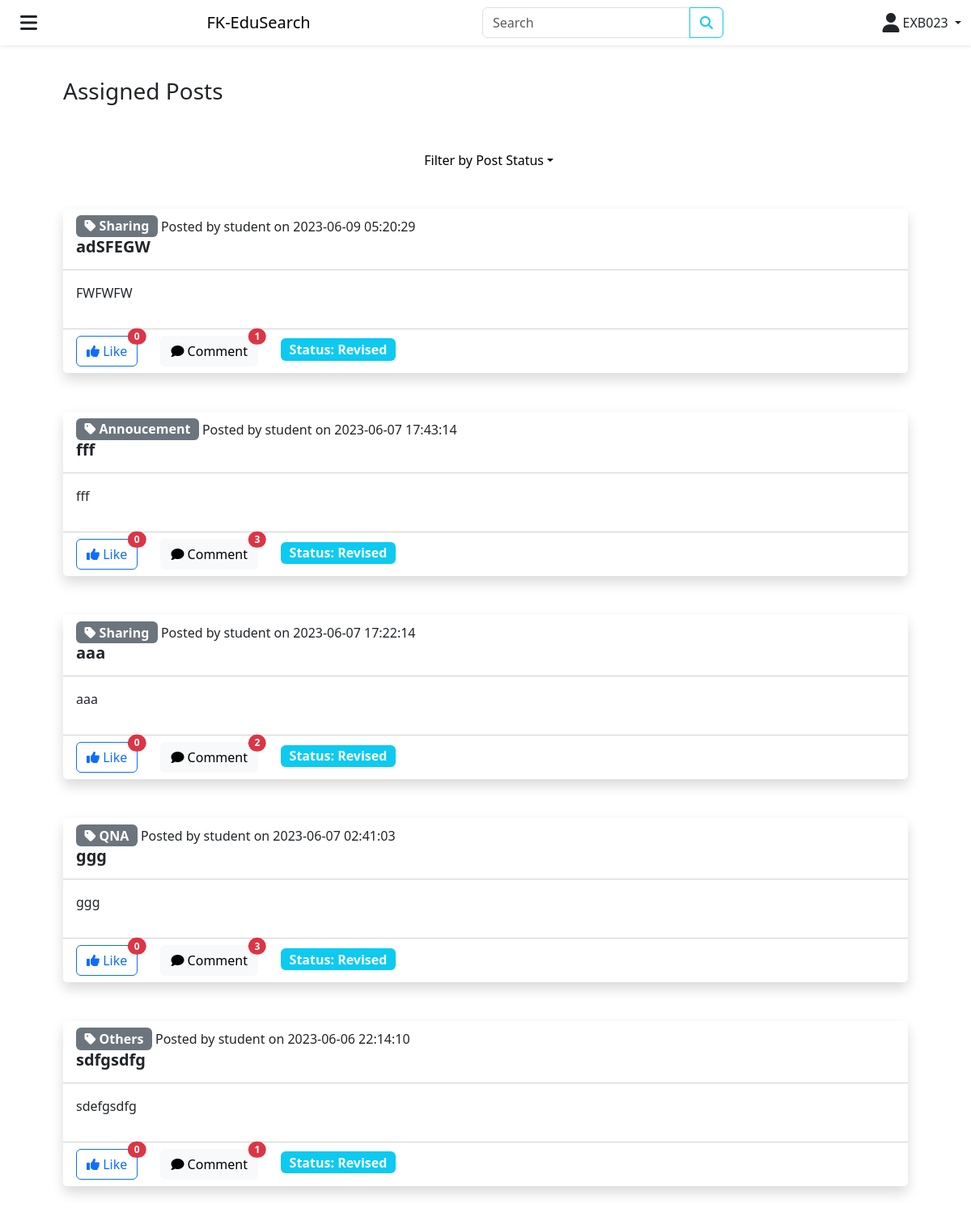
/assignedPost.php (signed in), run on the app's committed database.
### tables this page shows
CREATE TABLE `post` (
  `PostID` bigint(255) NOT NULL,
  `UserID` bigint(255) NOT NULL,
  `PostStatus` varchar(9) NOT NULL,
  `PostTitle` varchar(25) NOT NULL,
  `PostContent` varchar(255) NOT NULL,
  `PostCategory` varchar(25) NOT NULL,
  `ExpertID` varchar(10) NOT NULL,
  `PostCreated` timestamp NOT NULL DEFAULT current_timestamp(),
  `PostUpdated` timestamp NOT NULL DEFAULT current_timestamp() ON UPDATE current_timestamp()
);

CREATE TABLE `user` (
  `UserID` bigint(255) NOT NULL,
  `UserName` varchar(100) NOT NULL,
  `UserPassword` varchar(255) NOT NULL,
  `UserEmail` varchar(100) NOT NULL,
  `UserSocialMedia` varchar(100) NOT NULL,
  `UserResearchArea` varchar(100) NOT NULL,
  `StaffID` varchar(10) NOT NULL,
  `StudentID` varchar(10) NOT NULL,
  `ExpertID` varchar(10) NOT NULL,
  `UserRole` tinyint(1) NOT NULL,
  `ResearchTopic` varchar(25) NOT NULL,
  `ExpertAreaOfExpertise` varchar(255) NOT NULL,
  `ExpertCV` varchar(255) NOT NULL,
  `ExpertAccountStatus` tinyint(4) NOT NULL,
  `ExpertRatings` float NOT NULL,
  `PublicationID` bigint(255) NOT NULL,
  `UserCreated` timestamp NOT NULL DEFAULT current_timestamp(),
  `UserUpdated` timestamp NOT NULL DEFAULT current_timestamp() ON UPDATE current_timestamp()
);

### assignedPost.php (the view, shortened to what this page needs)
<?php
require './config/db.php';
?>
<!DOCTYPE html>
<html lang="en">
<head>
	<link rel="stylesheet" href="./node_modules/bootstrap/dist/css/bootstrap.min.css">
	<link rel="stylesheet" href="./node_modules/@fortawesome/fontawesome-free/css/all.min.css">
</head>
<body>
	<?php require "layouts/navbar.php" ?>
	<div class="container p-5 m-5 mx-auto">
		<div class="row g-5">
			<div class="col-12">
				<h3>Assigned Posts</h3>
			</div>
			<div class="col-12">
				<div class="dropdown d-flex align-items-center justify-content-center text-center">
			    <a class="dropdown-toggle d-flex align-items-center text-decoration-none text-black" href="#" role="button" id="filterDropdown" data-bs-toggle="dropdown" aria-haspopup="true" aria-expanded="false">
			      <i class="gg-format-center"></i> &nbsp; Filter by Post Status
			    </a>
			  </div>
			</div>
			<?php
      $expert_id = $_SESSION['id'];
			if(isset($_GET['post_status']) && $_GET['post_status'] == "Accepted") :
			  $stmt = $conn->prepare('SELECT * FROM post JOIN user ON post.UserID = user.UserID WHERE post.ExpertID = :expert_id AND post.PostStatus = "Accepted" ORDER BY post.PostID DESC');
			elseif (isset($_GET['post_status']) && $_GET['post_status'] == "Revised") :
			  $stmt = $conn->prepare('SELECT * FROM post JOIN user ON post.UserID = user.UserID WHERE post.ExpertID = :expert_id AND post.PostStatus = "Revised" ORDER BY post.PostID DESC');
			elseif (isset($_GET['post_status']) && $_GET['post_status'] == "Completed") :
			  $stmt = $conn->prepare('SELECT * FROM post JOIN user ON post.UserID = user.UserID WHERE post.ExpertID = :expert_id AND post.PostStatus = "Completed" ORDER BY post.PostID DESC');
			elseif (!isset($_GET['post_status'])) :
				$stmt = $conn->prepare('SELECT * FROM post JOIN user ON post.UserID = user.UserID WHERE post.ExpertID = :expert_id ORDER BY post.PostID DESC');
			endif;
      $stmt->bindParam(':expert_id', $expert_id);
			$stmt->execute();
			$result = $stmt->fetchAll(PDO::FETCH_OBJ);
			foreach($result as $row) :
			?>
			<div class="col-12">
				<div class="card border-0 shadow">
					<div class="card-header bg-white">
						<div class="row">
							<div class="col-11">
								<span class="badge bg-secondary fs-6"><i class="fa-solid fa-tag"></i> <?php echo $row->PostCategory; ?></span>
								Posted by <?php echo $row->UserName; ?> on <?php echo $row->PostCreated; ?>
							</div>
							<div class="col-12">
								<h5 class="card-title fw-semibold"><?php echo $row->PostTitle; ?></h5>
							</div>
						</div>
					</div>
					<div class="card-body">
						<p><?php echo $row->PostContent; ?></p>
					</div>
					<div class="card-footer bg-white">
						<a class="btn btn-outline-primary position-relative
						<?php
						$user_id = $_SESSION['user_id'];
						$post_id = $row->PostID;
						$stmt = $conn->prepare('SELECT * FROM likes WHERE UserID = :user_id AND PostID = :post_id');
						$stmt->bindParam(':user_id', $user_id);
						$stmt->bindParam(':post_id', $post_id);
						$stmt->execute();
						if($stmt->rowCount() > 0) {
							echo 'active';
						} else {
							echo '';
						}
						 ?>" href="./controllers/LikeController.php?post_id=<?php echo $row->PostID ?>">
							<i class="fa-solid fa-thumbs-up"></i>
						  Like
						  <span class="position-absolute top-0 start-100 translate-middle badge rounded-pill bg-danger">
								<?php
								$post_id = $row->PostID;
								$stmt = $conn->prepare('SELECT COUNT(*) AS total_likes FROM likes JOIN post ON likes.PostID = post.PostID WHERE likes.PostID = :post_id');
								$stmt->bindParam(':post_id', $post_id);
								$stmt->execute();
								$likes = $stmt->fetchAll(PDO::FETCH_OBJ);
								if ($likes[0]->total_likes > 99) {
								    echo "99+";
								} else {
								    echo $likes[0]->total_likes;
								}
								?>
						  </span>
						</a>
						<a class="btn btn-light position-relative ms-4" href="./comments.php?post_id=<?php echo $row->PostID; ?>">
							<i class="fa-solid fa-comment"></i>
						  Comment
						  <span class="position-absolute top-0 start-100 translate-middle badge rounded-pill bg-danger">
								<?php
								$post_id = $row->PostID;
								$stmt = $conn->prepare('SELECT COUNT(*) AS total_comments FROM comment JOIN post ON comment.PostID = post.PostID WHERE comment.PostID = :post_id');
								$stmt->bindParam(':post_id', $post_id);
								$stmt->execute();
								$comments = $stmt->fetchAll(PDO::FETCH_OBJ);
								if ($comments[0]->total_comments > 99) {
								    echo "99+";
								} else {
								    echo $comments[0]->total_comments;
								}
								?>
						  </span>
						</a>
						<span class="badge bg-info fs-6 ms-4">Status: <?php echo $row->PostStatus; ?></span>
					</div>
				</div>
			</div>
		<?php
	endforeach;
	?>
		</div>
	</div>
</body>
</html>

### layouts/navbar.php (shortened to what this page needs)
<nav class="navbar shadow-sm fixed-top bg-white">
	<div class="container-fluid">
		<button class="btn" type="button" data-bs-toggle="offcanvas" data-bs-target="#offcanvasResponsive" aria-controls="offcanvasResponsive"><i class="fa-solid fa-bars fa-xl"></i></button>
		<a class="navbar-brand d-none d-lg-flex" href="./">
			FK-EduSearch
		</a>
		<form action="" class="d-none d-lg-flex" method="get">
			<div class="input-group">
				<input class="form-control" type="text" placeholder="Search">
				<button class="btn btn-outline-info" type="submit"><i class="fa-solid fa-magnifying-glass"></i></button>
			</div>
		</form>
		<div class="nav-item dropdown">
			<button class="nav-link dropdown-toggle" type="button" data-bs-toggle="dropdown" aria-expanded="false">
				<i class="fa-solid fa-user fa-xl"></i>
				<span><?php echo $_SESSION["id"] ?></span>
			</button>
		</div>
	</div>
</nav>

### data on the page
post: PostCategory "Sharing", UserID.UserName "student", PostCreated "2023-06-09 05:20:29", PostTitle "adSFEGW", PostContent "FWFWFW", total_likes "0", total_comments "1", PostStatus "Revised"
post: PostCategory "Annoucement", UserID.UserName "student", PostCreated "2023-06-07 17:43:14", PostTitle "fff", PostContent "fff", total_likes "0", total_comments "3", PostStatus "Revised"
post: PostCategory "Sharing", UserID.UserName "student", PostCreated "2023-06-07 17:22:14", PostTitle "aaa", PostContent "aaa", total_likes "0", total_comments "2", PostStatus "Revised"
post: PostCategory "QNA", UserID.UserName "student", PostCreated "2023-06-07 02:41:03", PostTitle "ggg", PostContent "ggg", total_likes "0", total_comments "3", PostStatus "Revised"
post: PostCategory "Others", UserID.UserName "student", PostCreated "2023-06-06 22:14:10", PostTitle "sdfgsdfg", PostContent "sdefgsdfg", total_likes "0", total_comments "1", PostStatus "Revised"

### other printed values
$_SESSION["id"] "EXB023"
